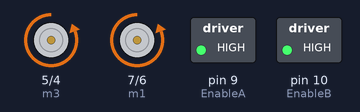
Simulated run of this sketch. Board: Arduino Uno, built with avr-gcc and run on an emulated ATmega328P. Parts: motor-driver pin pairs drawn as motors (green arrow = first pin HIGH = forward, orange = second pin HIGH = backward, longer = more drive), switched loads named in the sketch (green lamp = pin HIGH).

Above: at 2.5 s.
At 7.5 s:
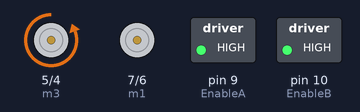
At 12.5 s:
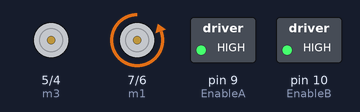
At 17.5 s:
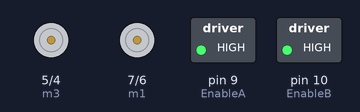
Timing chart, 0 to 26.0 s (numbered marks = the images above):
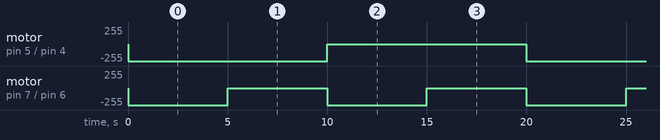

Measured:
- by itself, motor on pin 5 (m3) / pin 4 (m4): alternates backward 255/255 for 10.0 s and stopped for 10.0 s
- by itself, motor on pin 7 (m1) / pin 6 (m2): alternates backward 255/255 for 5.0 s and stopped for 5.0 s

The sketch:

l298n.ino
```cpp
//L293D
//Motor A
const int m1  =7 ;  // Pin 14 of L293
const int m2  = 6;  // Pin 10 of L293
//Motor B
const int m3  = 5; // Pin  7 of L293
const int m4  = 4;  // Pin  2 of L293


int EnableA=9;
int EnableB=10;
//This will run only one time.
void setup()
{
    pinMode(EnableA, OUTPUT);
    pinMode(EnableB, OUTPUT);
    //Set pins as outputs
    pinMode(m1, OUTPUT);
    pinMode(m2, OUTPUT);
    pinMode(m3, OUTPUT);
    pinMode(m4, OUTPUT);
    analogWrite(EnableA,255);
    analogWrite(EnableB,255);
}

void loop()
{
  forward();
  delay(5000);
  right();
 delay(5000);
 left();
 delay(5000);
 wait();
 delay(5000);
}


void forward()
{
   digitalWrite(m1,LOW);
   digitalWrite(m2,HIGH);
   digitalWrite(m3,LOW);
   digitalWrite(m4,HIGH);
  }

  void right()
  {
    digitalWrite(m1,LOW);
   digitalWrite(m2,LOW);
   digitalWrite(m3,LOW);
   digitalWrite(m4,HIGH);
  }

  void left()
  {
   digitalWrite(m1,LOW);
   digitalWrite(m2,HIGH);
   digitalWrite(m3,LOW);
   digitalWrite(m4,LOW);
  }
void wait()
{
   digitalWrite(m1,LOW);
   digitalWrite(m2,LOW);
   digitalWrite(m3,LOW);
   digitalWrite(m4,LOW);
}
```
